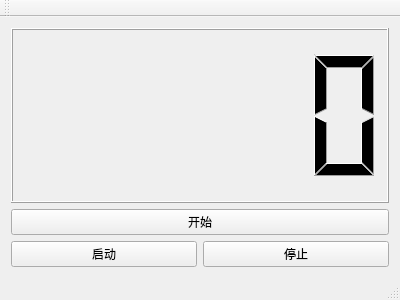
<?xml version="1.0" encoding="UTF-8"?>
<ui version="4.0">
 <class>MainWindow</class>
 <widget class="QMainWindow" name="MainWindow">
  <property name="geometry">
   <rect>
    <x>0</x>
    <y>0</y>
    <width>400</width>
    <height>300</height>
   </rect>
  </property>
  <property name="windowTitle">
   <string>MainWindow</string>
  </property>
  <widget class="QWidget" name="centralWidget">
   <layout class="QGridLayout" name="gridLayout">
    <item row="0" column="0">
     <widget class="QLCDNumber" name="lcdNumber"/>
    </item>
    <item row="1" column="0">
     <widget class="QPushButton" name="startThread">
      <property name="text">
       <string>开始</string>
      </property>
     </widget>
    </item>
    <item row="2" column="0">
     <layout class="QHBoxLayout" name="horizontalLayout">
      <property name="sizeConstraint">
       <enum>QLayout::SetMinAndMaxSize</enum>
      </property>
      <item>
       <widget class="QPushButton" name="startButton">
        <property name="text">
         <string>启动</string>
        </property>
       </widget>
      </item>
      <item>
       <widget class="QPushButton" name="stopButton">
        <property name="text">
         <string>停止</string>
        </property>
       </widget>
      </item>
     </layout>
    </item>
   </layout>
  </widget>
  <widget class="QToolBar" name="mainToolBar">
   <attribute name="toolBarArea">
    <enum>TopToolBarArea</enum>
   </attribute>
   <attribute name="toolBarBreak">
    <bool>false</bool>
   </attribute>
  </widget>
  <widget class="QStatusBar" name="statusBar"/>
 </widget>
 <layoutdefault spacing="6" margin="11"/>
 <resources/>
 <connections/>
</ui>
